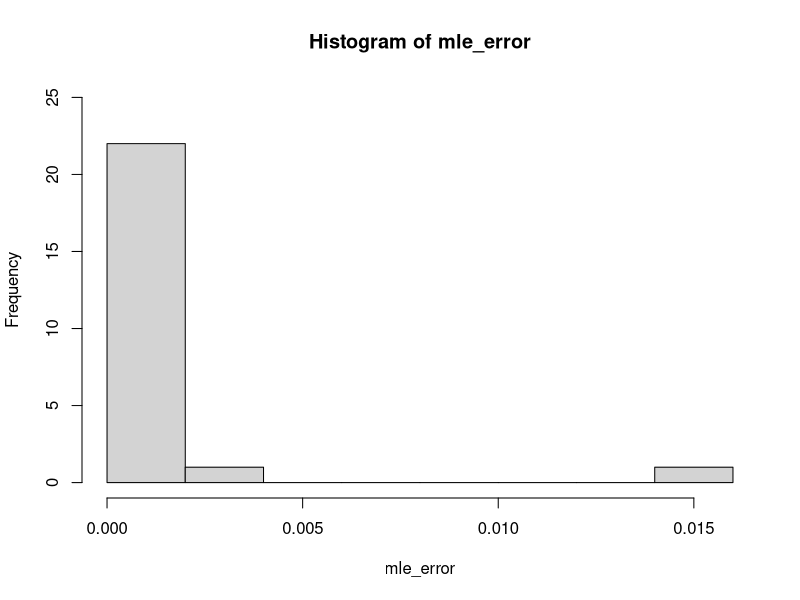
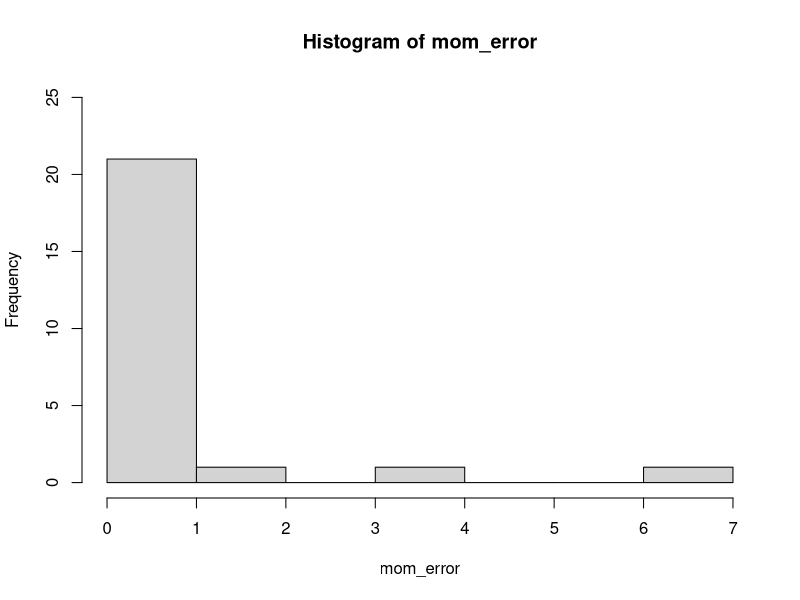

Here is the R script that generated these plots, in order:
# QUESTION 1
# Part a
# in report

# Part b
# Set up the n and theta for comparisons
n = c(1,2,3,4,10,30)
theta = c(1,5,50,100)

# Index for looping through the values of n and theta
indexN = 1
indexT = 1

replication_runs = 1000 # We want 1000 replications 
combinations = length(n) * length(theta) # there are 6 * 4 combinations of n,theta
mle_error = seq(0,1, length.out = combinations)
mom_error = seq(0,1, length.out = combinations)

indexL = 1
repeat {
  if(indexL > combinations) { # We are done when we loop through all the combinations
    break
  }
  # We do 1000 samples of a combination of (n,theta) from uniform distribution
  samples = replicate(replication_runs,runif(n[indexN],0,theta[indexT]))
  thetaMLE = max(samples) # We compute the Maximum likelihood estimator for those samples
  thetaMOM = mean(samples) * 2 # We compute the Method of Moments estimator for theta of those samples
  
  # Save the squared errors for the two estimators
  mle_error[indexL] = (thetaMLE - theta[indexT])^2
  mom_error[indexL] = (thetaMOM - theta[indexT])^2
  
  # checking for all the combinations are exhausted
  if(indexT == 4) {
    indexN  = indexN + 1
    indexT = 1
  } else {
    indexT = indexT + 1
  }
  indexL = indexL + 1
}

# Part c
# show the results in a histogram
hist(mle_error, ylim = c(0,combinations + 1))
hist(mom_error, ylim = c(0,combinations + 1))

# Part d
# in report


# QUESTION 2
n = 5
MLE_samples = c(21.72, 14.65, 50.42, 28.78, 11.23)

# Part a
estimated_theta = n / sum(log(MLE_samples))

# Part b
log_likelihood_function <- function(par) {
  n * log(par) - (par * sum(log(MLE_samples))) - sum(log(MLE_samples)) 
}

# Part c
optim(par<-0.2, fn=log_likelihood_function, control = list(fnscale=-1))

# Part d
# Standard error of theta
seMle <- sqrt((0.3234375 * 0.3234375)/ 5)
# confidence interval
c(0.3234375 - (1.96 * seMle),0.3234375 + (1.96 * seMle))